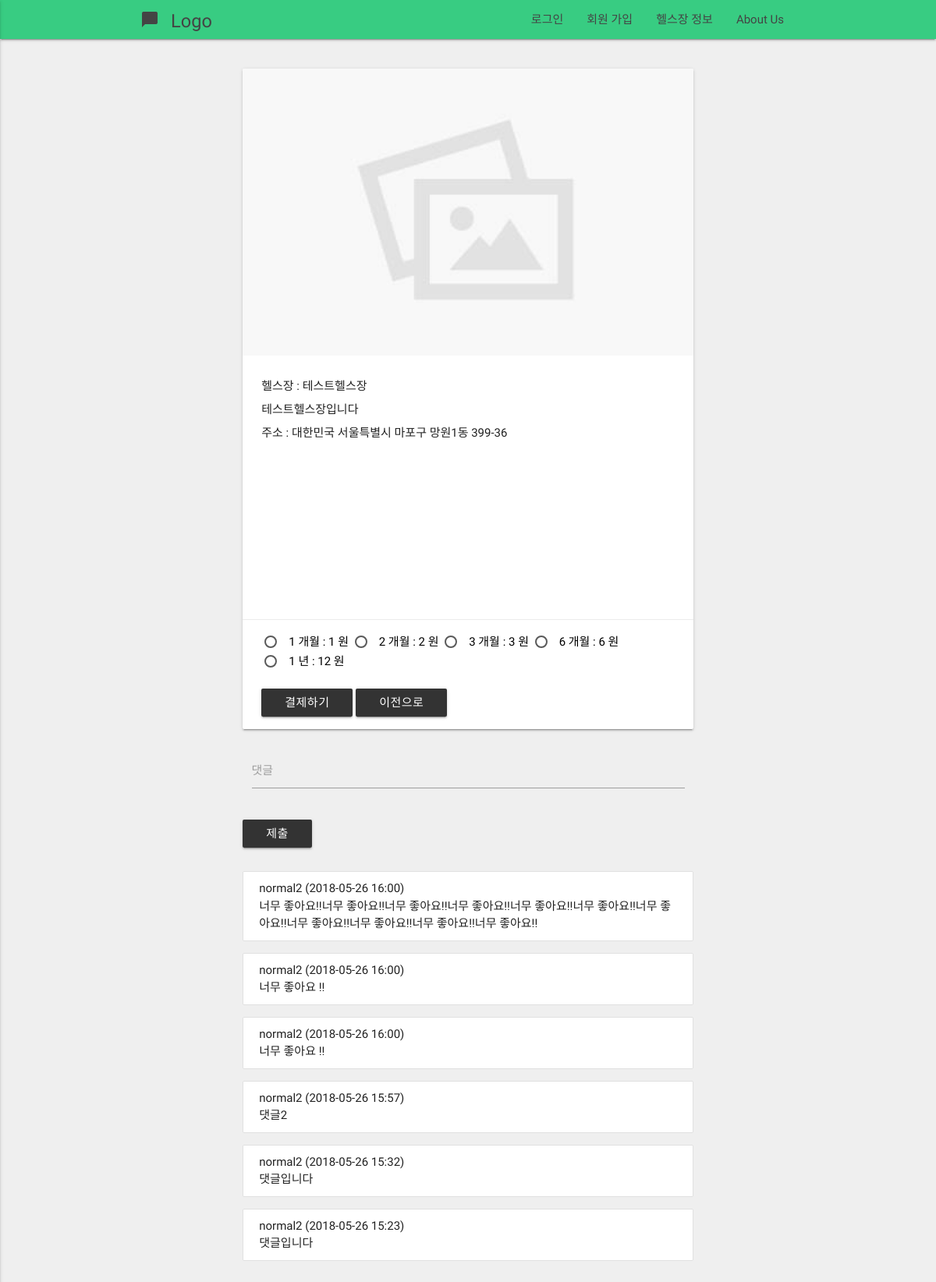
The page /healthclub/detail/2/ on the database its author committed.
### healthclub/models.py (models this page shows, shortened)
class HealthClub(models.Model):
    initiated = models.BooleanField(default=False)
    name      = models.CharField(max_length = 120)
    address   = models.CharField(max_length = 200)
    master    = models.ForeignKey(User)
    geometry  = models.CharField(max_length = 200, blank=True)
    photo     = models.ImageField(blank=True)
    qrcode    = models.ImageField(blank=True)
    member    = models.IntegerField(default = 0)
    price1    = models.IntegerField(blank = True)
    price2    = models.IntegerField(blank = True)
    price3    = models.IntegerField(blank = True)
    price6    = models.IntegerField(blank = True)
    price12   = models.IntegerField(blank = True)
    detail   = models.CharField(max_length = 1000, blank = True)
    timestamp = models.DateTimeField(auto_now=True)
    updated = models.DateTimeField(auto_now_add=True)

class HealthClubDetailReply(models.Model):
    user = models.ForeignKey(settings.AUTH_USER_MODEL)
    healthclub = models.ForeignKey(HealthClub)
    reply = models.CharField(max_length = 300)
    timestamp = models.DateTimeField(auto_now=True)
    updated = models.DateTimeField(auto_now_add=True)

### healthclub/views.py (the view)
# urls.py: url(r'^detail/(?P<pk>\d+)/$', HealthClubDetailView.as_view(), name='detail'),
class HealthClubDetailView(DetailView):
    model = HealthClub
    def get_context_data(self, *args, **kwargs):
        context = super(HealthClubDetailView, self).get_context_data(*args, **kwargs)
        healthclub = HealthClub.objects.get(id = self.object.id)
        address_list = healthclub.geometry.split(',')
        lat = address_list[0]
        lng = address_list[1]
        replies = HealthClubDetailReply.objects.filter(healthclub = healthclub).order_by('-timestamp')
        context['replies'] = replies
        context['lat'] = lat
        context['lng'] = lng
        context['GOOGLE_MAP_API_KEY'] = settings.GOOGLE_MAP_API_KEY
        return context

### healthclub/templatetags/healthclub_detail.py (called while the page is built)
@register.filter(name='multiply')
def multiply(value, arg):
    return value*arg

### healthclub/templates/healthclub/healthclub_detail.html (shortened to what this page needs)
{% extends "base.html"  %}
{% load staticfiles %}
{% load healthclub_detail %}
{%block content%}
<div class="row" style="margin-top:30px">
  <div class="col s12 m12 l3"></div>
    <div class="col s12 m12 l6">
      <div class="card">
        <div class="card-image">
          {%if object.photo%}
          <img src="{{object.photo.url}}">
          {%else%}
          <img src="{% static 'images/default_image.jpg' %}">
          {%endif%}
            </div>
            <div class="card-content">
              <p>헬스장 : {{object.name}}</p>
              <p> {{object.detail|linebreaks}}</p>
		      <p>주소 : {{object.address}}</p>
			  <div  style="width:100%;height:200px;">
				<div id="map"style="width:100%;height:100%;"></div>
			  </div>
            </div>
            <form action="{% url 'healthclub:payment'%}" method="POST">
              <div class="card-action">
              <label for="test1">1 개월 : {{object.price1}} 원</label>
              <label for="test2">2 개월 : {{object.price2}} 원</label>
              <label for="test3">3 개월 : {{object.price3}} 원</label>
              <label for="test6">6 개월 : {{object.price6}} 원</label>
              <label for="test12">1 년 : {{object.price12}} 원</label>
              <br><br>
              <button class="btn waves-effect waves-light">결제하기</button>
            </form>
            <a href="{% url 'healthclub:list' %}"><button type = "button" class="btn waves-effect waves-light">이전으로</button></a>
        </div>
      </div>
      <form method="POST" action="{% url 'healthclub:healthclub_detail_review_create' object.id %} ">
          <div class="row">
            <div class="input-field col s12 m12 l12">
              <input id="reply" name="reply" type="text" class="validate">
              <label for="reply">댓글</label>
            </div>
          </div>
          <button class="waves-effect waves-light btn" type="submit">제출</button>
      </form>
      <br>
      {% for reply in replies  %}
      <ul class="collection">
        <li class="collection-item">
          {{reply.user.username}} ({{reply.timestamp|date:'Y-m-d H:i'}})<br> {{reply.reply}}
        </li>
      </ul>
      {% endfor  %}
    </div>
{%endblock content%}

### static/css/style.css (style rules this page uses)
p { line-height: 2rem; }

### templates/base.html (style rules this page uses)
body { background-color : #efefef; }
label { color: black; }

### rows shown on the page
HealthClub: name "테스트헬스장", detail "테스트헬스장입니다", address "대한민국 서울특별시 마포구 망원1동 399-36", price1 "1", price2 "2", price3 "3", price6 "6", price12 "12"
HealthClubDetailReply: user.username "normal2", timestamp "2018-05-26 16:00", reply "너무 좋아요!!너무 좋아요!!너무 좋아요!!너무 좋아요!!너무 좋아요!!너무 좋아요!!너무 좋아요!!너무 좋아요!!너무 좋아요!!너무 좋아요!!너무 좋아요!!"
HealthClubDetailReply: user.username "normal2", timestamp "2018-05-26 16:00", reply "너무 좋아요 !!"
HealthClubDetailReply: user.username "normal2", timestamp "2018-05-26 16:00", reply "너무 좋아요 !!"
HealthClubDetailReply: user.username "normal2", timestamp "2018-05-26 15:57", reply "댓글2"
HealthClubDetailReply: user.username "normal2", timestamp "2018-05-26 15:32", reply "댓글입니다"
HealthClubDetailReply: user.username "normal2", timestamp "2018-05-26 15:23", reply "댓글입니다"
